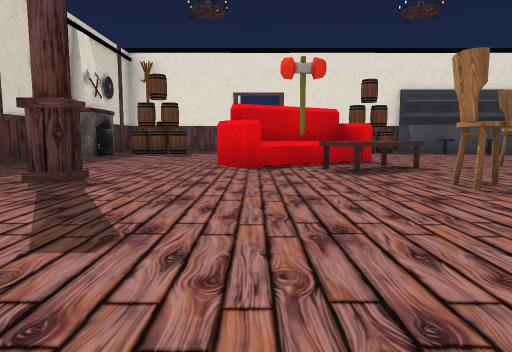
View 1 (above)

19 first-person views from a walk through a scene from a Unity 3-D project. The camera is 0.48 m above the floor, tilts 6° down and sees 70° across. The floor is counted in squares, 1 m on a side. Each view is taken from the middle of a square. On the plan, view 1 faces up. The plan holds only what a view shows up to about 9 squares ahead; the rest is blank. The place goes on beyond the plan. Some animated figures are not drawn. Door leaves are left out, so doorways stand open. Some surface patterns are stand-ins.

View 2
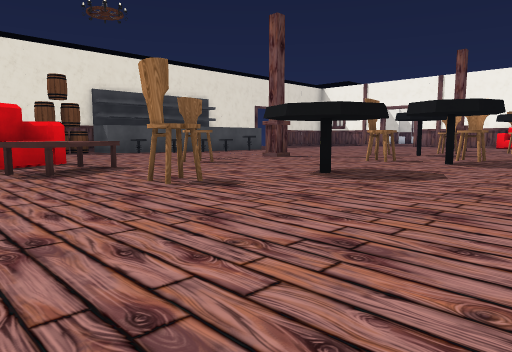

View 3
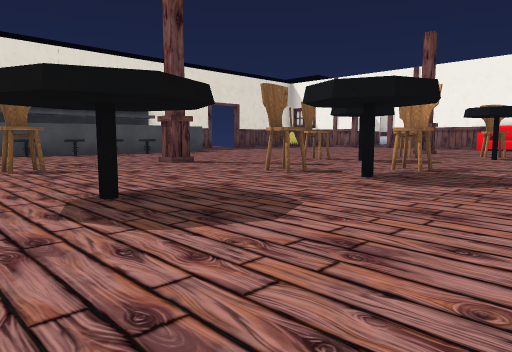

View 4
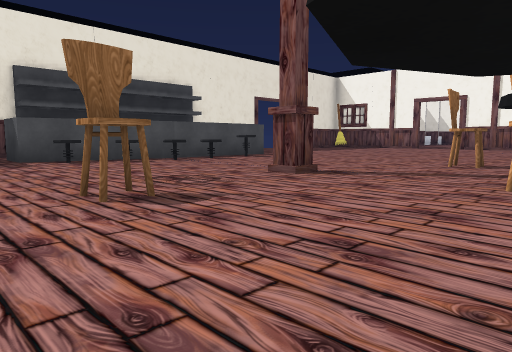

View 5
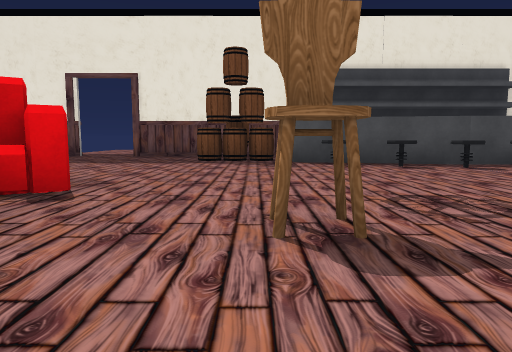

View 6
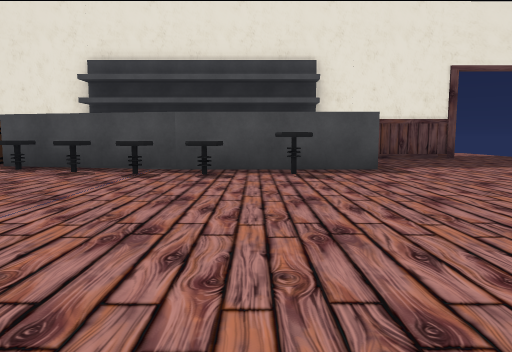

View 7
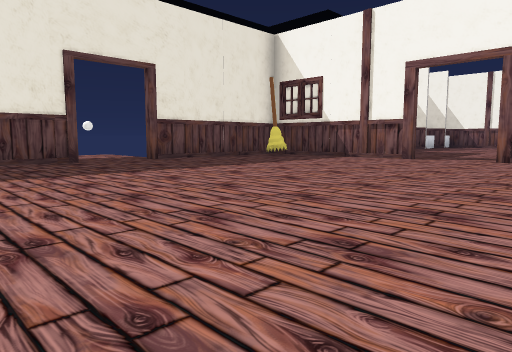

View 8
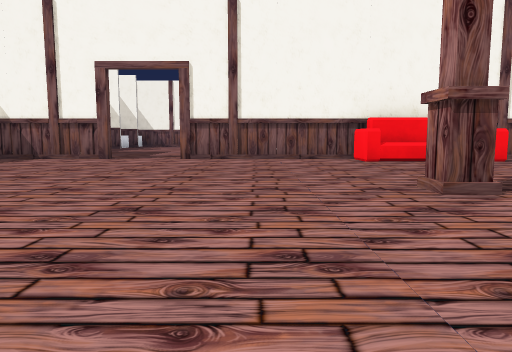

View 9
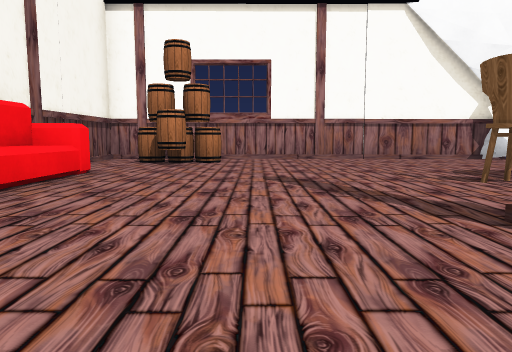

View 10
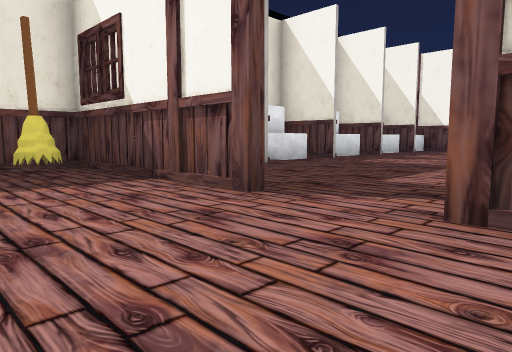

View 11
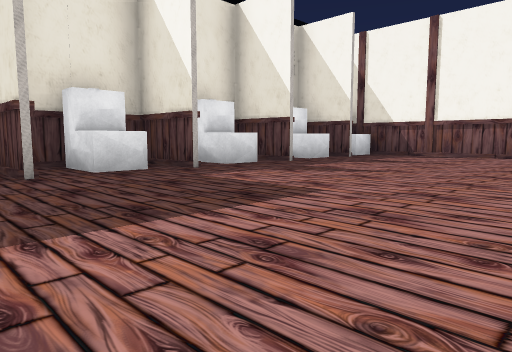

View 12
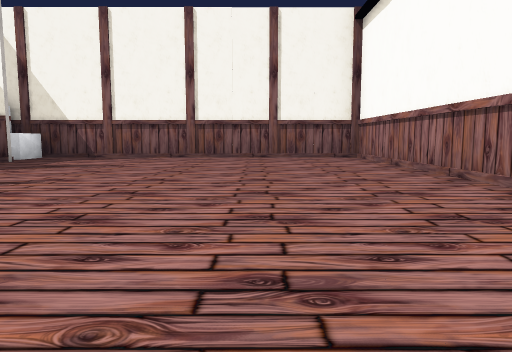

View 13
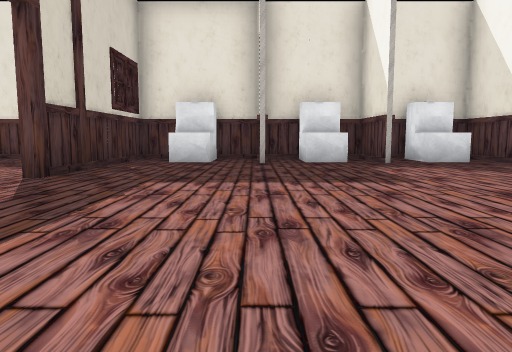

View 14
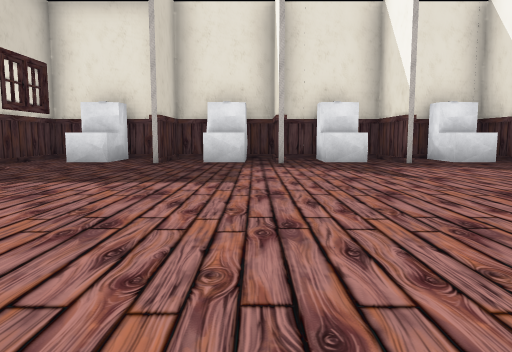

View 15
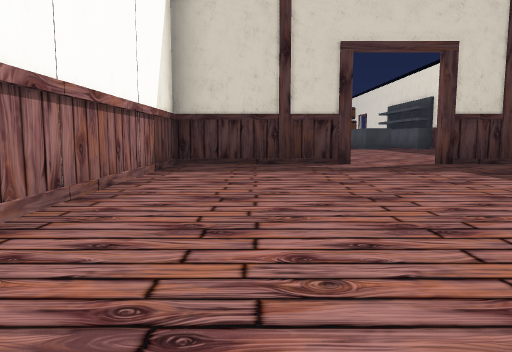

View 16
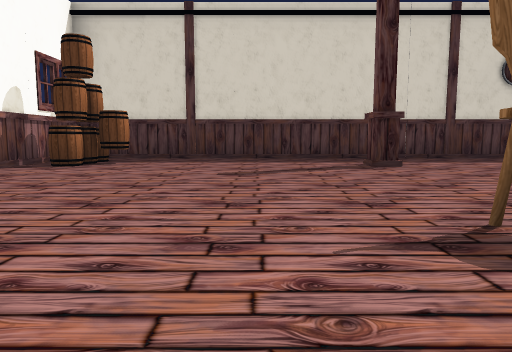

View 17
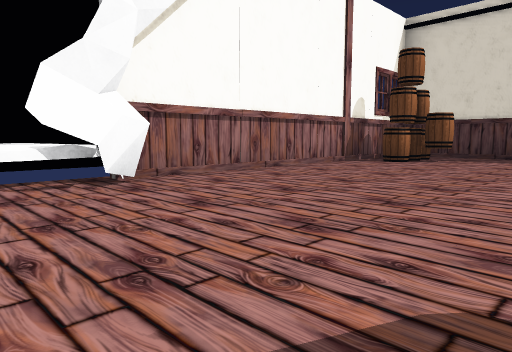

View 18
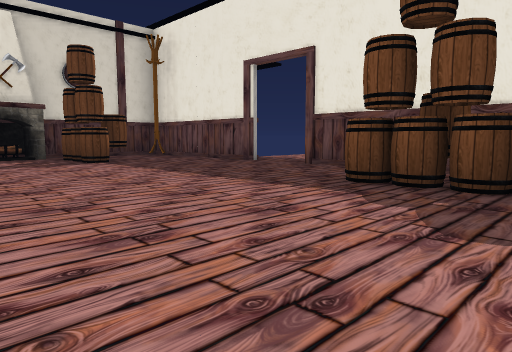

View 19
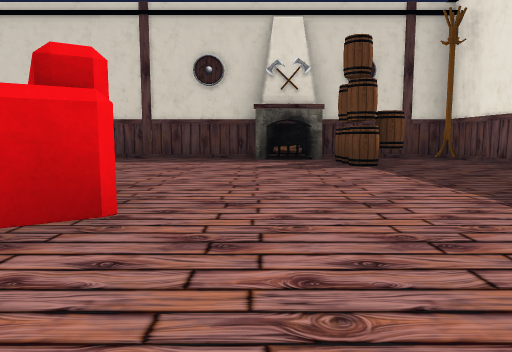

### Floor plan
Key: @ floor where view 1 was taken; # wall or solid block; . floor; D open door; = window, fence, low wall or low ledge; ^ raised ledge; F fireplace; C chair; L column; B barrel; O other object.
Columns run from 5 left of view 1 to 31 right of it. Each row starts with its distance up from view 1.
 15     ..             ..
 14  ###.D##  #      ##DD##############
 13 ##.##D#  BOOOOOO ..DD..##.O#OOOO#O#O#
 12 #.......BBO     ........#DODOOOO#ODOD
 11 #.BB......OOOOOOO.......#...........#
 10 #F.........#^^..........#...........#
  9 #F..................................#
  8 #......#............................#
  7 #....##^................#...........#
  6 #....#O^.C..L...........#...........#
  5 #.....==.......C........#...........#
  4 #..L...C....C....C.L....#############
  3 #......C.#..C...........#
  2 #...........#C....C.....#
  1 #.......................##
  0 #....@......     ........#
 -1 #.BB.......     ......BB.#
 -2 ##########      #...... .#
 -3                 ##########

Positions as (right, up) in squares from view 1, and headings:
1: (0, 0), facing up
2: (0, 0), facing up-right
3: (3, 0), facing up-right
4: (3, 3), facing up-right
5: (4, 4), facing up
6: (9, 5), facing up
7: (11, 6), facing up-right
8: (11, 6), facing right
9: (16, 6), facing down
10: (17, 7), facing up-right
11: (21, 7), facing up-right
12: (22, 7), facing right
13: (22, 5), facing up
14: (24, 5), facing up
15: (26, 6), facing left
16: (4, 2), facing left
17: (5, 2), facing down-left
18: (5, 8), facing up-left
19: (4, 9), facing left
